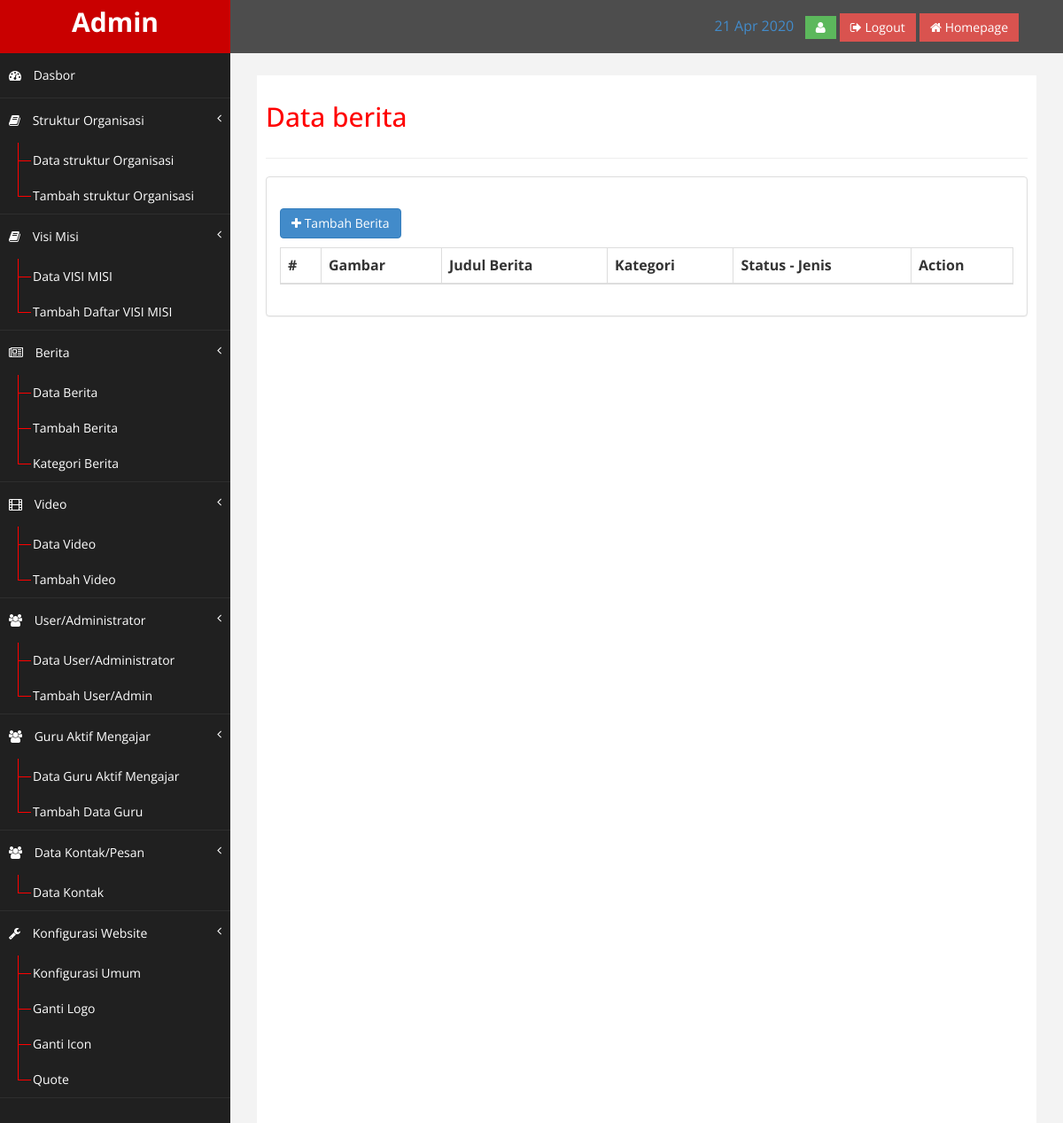
The page /index.php/admin/berita on the database as committed earlier.
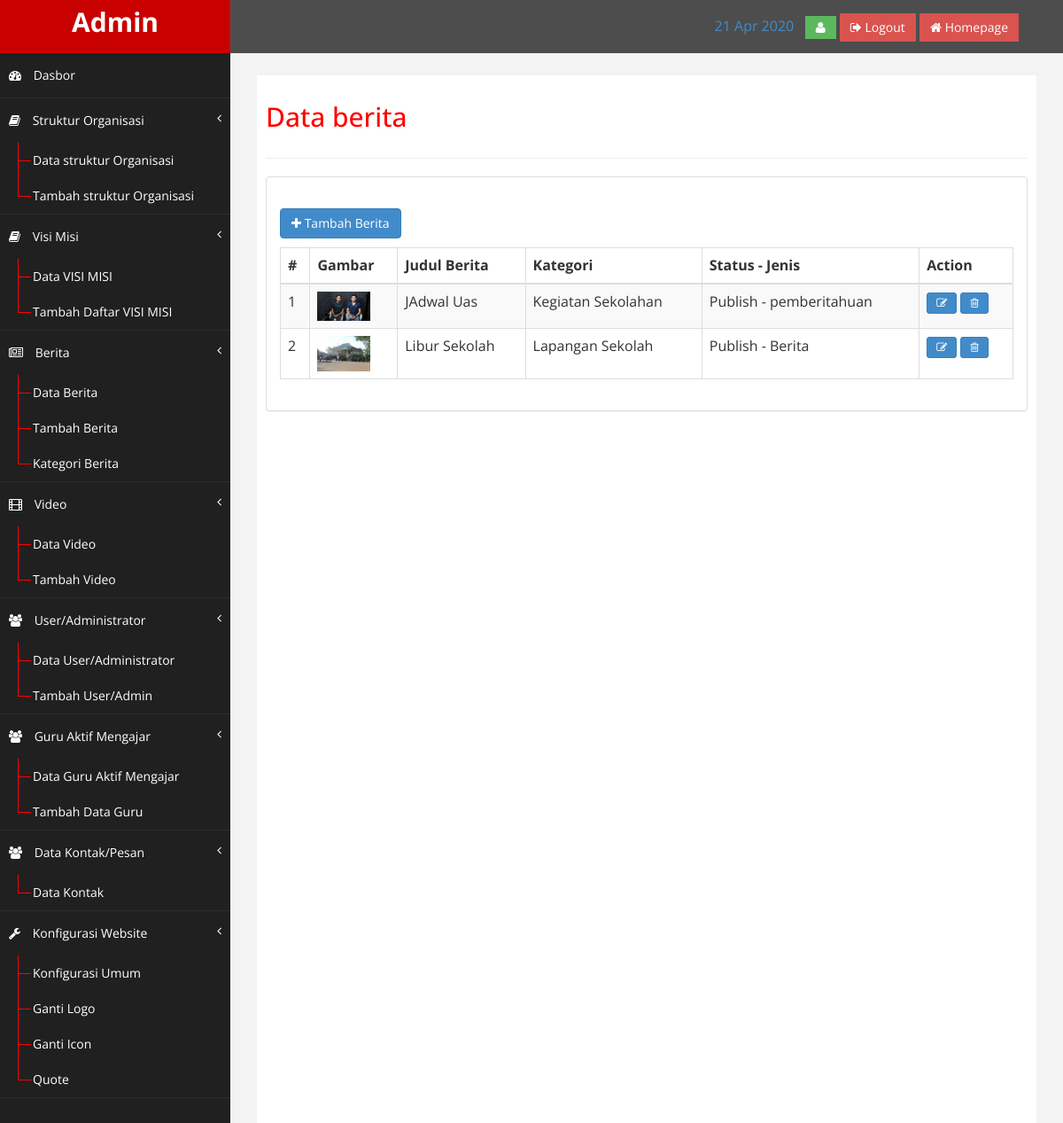
The same page on the database as committed later.
### tables this page shows
CREATE TABLE `berita` (
  `id_berita` int(11) NOT NULL,
  `id_user` int(11) NOT NULL,
  `id_kategori_berita` int(11) NOT NULL,
  `slug_berita` varchar(255) NOT NULL,
  `nama_berita` varchar(255) NOT NULL,
  `keterangan` text NOT NULL,
  `jenis_berita` varchar(20) NOT NULL,
  `status_berita` varchar(20) NOT NULL,
  `gambar` varchar(255) NOT NULL,
  `tanggal_post` datetime NOT NULL,
  `tanggal` timestamp NOT NULL DEFAULT CURRENT_TIMESTAMP ON UPDATE CURRENT_TIMESTAMP
);

CREATE TABLE `kategori_berita` (
  `id_kategori_berita` int(11) NOT NULL,
  `slug_kategori_berita` varchar(255) NOT NULL,
  `nama_kategori_berita` varchar(255) NOT NULL,
  `keterangan` text,
  `urutan` int(11) DEFAULT NULL
);

### application/views/admin/layout/wrapper.php (called while the page is built)
<?php
require_once('head.php');
require_once('header.php');
require_once('nav.php');
require_once('content.php');
require_once('footer.php');

### application/controllers/admin/Berita.php (called while the page is built, shortened)
<?php
class Berita extends CI_Controller
{
    public function __construct()
    {
        $this->load->model('berita_model');
        $this->load->model('kategori_berita_model');
    }
    public function index()
    {
        $berita = $this->berita_model->listing();
        $data = array(
            'title'        => 'Data berita',
            'berita'    => $berita,
            'isi'        => 'admin/berita/list'
        );
        $this->load->view('admin/layout/wrapper', $data);
    }
}

### index.php (called while the page is built, shortened)
<?php
require_once BASEPATH.'core/CodeIgniter.php';

### application/views/admin/layout/content.php (called while the page is built)
<?php
if ($isi) {
	$this->load->view($isi);
}

### application/models/Berita_model.php (called while the page is built, shortened)
<?php
class Berita_model extends CI_Model
{
	public function listing()
	{
		$this->db->select('berita.*, kategori_berita.nama_kategori_berita, users.nama');
		$this->db->from('berita');
		$this->db->join('kategori_berita', 'kategori_berita.id_kategori_berita = berita.id_kategori_berita', 'LEFT');
		$this->db->join('users', 'users.id_user = berita.id_user', 'LEFT');
		$this->db->order_by('id_berita', 'DESC');
		$query = $this->db->get();
		return $query->result();
	}
}

### application/views/admin/berita/list.php (the view, shortened to what this page needs)
<p>
	<a href="<?php echo base_url('admin/berita/tambah') ?>" class="btn btn-primary">
		<i class="fa fa-plus"></i> Tambah Berita</a>
</p>
<table class="table table-striped table-bordered table-hover" id="dataTables-example">
	<thead>
		<tr>
			<th>#</th>
			<th>Gambar</th>
			<th>Judul Berita</th>
			<th>Kategori</th>
			<th>Status - Jenis</th>
			<th>Action</th>
		</tr>
	</thead>
	<tbody>
		<?php $i = 1;
		foreach ($berita as $berita) { ?>
			<tr class="odd gradeX">
				<td><?php echo $i ?></td>
				<td>
					<img src="<?php echo base_url('assets/upload/image/thumbs/' . $berita->gambar) ?>" class="img img-responsive" width="60">
				</td>
				<td><?php echo $berita->nama_berita ?></td>
				<td><?php echo $berita->nama_kategori_berita ?></td>
				<td><?php echo $berita->status_berita ?> - <?php echo $berita->jenis_berita ?></td>
				<td>
					<a href="<?php echo base_url('admin/berita/edit/' . $berita->id_berita) ?>" class="btn btn-primary btn-sm"><i class="fa fa-edit"></i></a>
					<?php include('delete.php') ?>
				</td>
			</tr>
		<?php $i++;
		} ?>
	</tbody>
</table>

### application/views/admin/layout/head.php (shortened to what this page needs)
<hDOCTYPE html>
<html xmlns="http://www.w3.org/1999/xhtml">
<head>
	<link href="<?php echo base_url() ?>assets/admin/assets/css/bootstrap.css" rel="stylesheet" />
	<link href="<?php echo base_url() ?>assets/admin/assets/css/font-awesome.css" rel="stylesheet" />
	<link href="<?php echo base_url() ?>assets/admin/assets/css/custom.css" rel="stylesheet" />
	<link href="<?php echo base_url() ?>assets/admin/assets/js/dataTables/dataTables.bootstrap.css" rel="stylesheet" />
</head>
<body>
	<div id="wrapper">

### application/views/admin/layout/header.php (shortened to what this page needs)
<nav class="navbar navbar-default navbar-cls-top " role="navigation" style="margin-bottom: 0">
	<div class="navbar-header">
		 <a class="navbar-brand" href="">Admin<a>
	</div>
	<div style="color: white;
	padding: 15px 50px 5px 50px;
	float: right;
	font-size: 16px;"> <?php echo date('d M Y') ?> &nbsp;
		<a href="<?php echo base_url('admin/dasbor/profil') ?>" class="btn btn-success square-btn-adjust"><i class="fa fa-user"></i></a>
		<a href="<?php echo base_url('login/logout') ?>" class="btn btn-danger square-btn-adjust"><i class="fa fa-sign-out"></i> Logout</a>
		<a href="<?php echo base_url() ?>" class="btn btn-danger square-btn-adjust" target="_blank"><i class="fa fa-home"></i> Homepage</a>
	</div>
</nav>

### application/views/admin/layout/nav.php
<nav class="navbar-default navbar-side" role="navigation">
	<div class="sidebar-collapse">
		<ul class="nav" id="main-menu">
			<li><a href="<?php echo base_url('admin/dasbor') ?>"><i class="fa fa-dashboard"></i> Dasbor</a></li>
			<li><a href="#"><i class="fa fa-book"></i> Struktur Organisasi<span class="fa arrow"></span></a>
				<ul class="nav nav-second-level">
					<li><a href="<?php echo base_url('admin/struktur') ?>">Data struktur Organisasi</a></li>
					<li><a href="<?php echo base_url('admin/struktur/tambah') ?>">Tambah struktur Organisasi</a></li>
				</ul>
			</li>
			<li><a href=""><i class="fa fa-book"></i> Visi Misi <span class="fa arrow"></span></a>
				<ul class="nav nav-second-level">
					<li><a href="<?= base_url('admin/visi_misi') ?>">Data VISI MISI</a></li>
					<li><a href="<?= base_url('admin/visi_misi/tambah') ?>">Tambah Daftar VISI MISI</a></li>
				</ul>
			</li>
			<li><a href="#"><i class="fa fa-newspaper-o"></i> Berita<span class="fa arrow"></span></a>
				<ul class="nav nav-second-level">
					<li><a href="<?php echo base_url('admin/berita') ?>">Data Berita</a></li>
					<li><a href="<?php echo base_url('admin/berita/tambah') ?>">Tambah Berita</a></li>
					<li><a href="<?php echo base_url('admin/kategori_berita') ?>">Kategori Berita</a></li>
				</ul>
			</li>
			<li><a href="#"><i class="fa fa-film"></i> Video<span class="fa arrow"></span></a>
				<ul class="nav nav-second-level">
					<li><a href="<?php echo base_url('admin/video') ?>">Data Video</a></li>
					<li><a href="<?php echo base_url('admin/video/tambah') ?>">Tambah Video</a></li>
				</ul>
			</li>
			<li><a href="#"><i class="fa fa-users"></i> User/Administrator<span class="fa arrow"></span></a>
				<ul class="nav nav-second-level">
					<li><a href="<?php echo base_url('admin/user') ?>">Data User/Administrator</a></li>
					<li><a href="<?php echo base_url('admin/user/tambah') ?>">Tambah User/Admin</a></li>
				</ul>
			</li>
			<li><a href="#"><i class="fa fa-users"></i> Guru Aktif Mengajar<span class="fa arrow"></span></a>
				<ul class="nav nav-second-level">
					<li><a href="<?php echo base_url('admin/guru') ?>">Data Guru Aktif Mengajar</a></li>
					<li><a href="<?php echo base_url('admin/guru/tambah') ?>">Tambah Data Guru</a></li>
				</ul>
			</li>
			<li><a href="#"><i class="fa fa-users"></i> Data Kontak/Pesan<span class="fa arrow"></span></a>
				<ul class="nav nav-second-level">
					<li><a href="<?php echo base_url('admin/kontak') ?>">Data Kontak</a></li>
				</ul>
			</li>
			<li><a href="#"><i class="fa fa-wrench"></i> Konfigurasi Website<span class="fa arrow"></span></a>
				<ul class="nav nav-second-level">
					<li><a href="<?php echo base_url('admin/dasbor/konfigurasi') ?>">Konfigurasi Umum</a></li>
					<li><a href="<?php echo base_url('admin/dasbor/logo') ?>">Ganti Logo</a></li>
					<li><a href="<?php echo base_url('admin/dasbor/icon') ?>">Ganti Icon</a></li>
					<li><a href="<?php echo base_url('admin/dasbor/quote') ?>">Quote</a></li>
				</ul>
			</li>
		</ul>
	</div>
</nav>
<div id="page-wrapper">
	<div id="page-inner">
		<div class="row">
			<div class="col-md-12">
				<h2><?php echo $title ?></h2>
			</div>
		</div>
		<hr />
		<div class="row">
			<div class="col-md-12">
				<div class="panel panel-default">
					<div class="panel-body">
						<div class="table-responsive">

### application/views/admin/layout/footer.php (shortened to what this page needs)
</div>
	</div>
		</div>
			</div>
				</div>
					</div>
						</div>
							</div>
</body>
</html>

### application/views/admin/berita/delete.php (shortened to what this page needs)
<button class="btn btn-primary btn-sm" data-toggle="modal" data-target="#Delete<?php echo $berita->id_berita ?>">
	<i class="fa fa-trash-o"></i>
</button>

### assets/admin/assets/css/custom.css (style rules this page uses)
body { font-family: 'Open Sans', sans-serif; }
#wrapper { width: 100%; background:#202020; }
#page-wrapper { padding: 15px 15px; min-height: 600px; background:#F3F3F3; }
#page-inner { width:100%; margin:10px 20px 10px 0px; background-color:#fff!important; padding:10px; min-height:1200px; }
h2 { color: #f00; }
.square-btn-adjust { border: 0px solid transparent; -webkit-border-radius: 0px; -moz-border-radius: 0px; border-radius: 0px; }
p { font-size:16px; line-height:25px; padding-top:20px; }
.navbar-cls-top .navbar-brand { color: #fff; background: #C90000; width: 260px; text-align: center; height: 60px; font-size: 30px; font-weight: 700; }
.arrow { float: right; }
.fa.arrow:before { content: "\f104"; }
.nav-second-level li, .nav-third-level li { border-bottom: none !important; }
.nav-second-level li a { padding-left: 37px; }
.sidebar-collapse , .sidebar-collapse .nav { background:none; }
.sidebar-collapse .nav { padding:0; }
.sidebar-collapse .nav > li > a { color:#fff; background:#202020; text-shadow:none; }
.sidebar-collapse > .nav > li > a { padding:15px 10px; }
.sidebar-collapse > .nav > li { border-bottom: 1px solid rgba(107, 108, 109, 0.19); }
.nav-second-level > li > a:before , .nav-third-level > li > a:before { content:""; display:block; position:absolute; left:20px; width:15px; height:1px; background:#ff0000; top:20px; }
.nav-second-level > li > a:after, .nav-third-level > li > a:after { content:""; display:block; position:absolute; left:20px; width:1px; height:100%; background:#ff0000; top:0px; z-index:10; }
.nav-second-level > li:last-child > a:after, .nav-third-level > li:last-child > a:after { height:50%; }
.navbar-side { border:none; background-color: #202020; }
.navbar-cls-top { background:#4D4D4D; border-bottom:none; }
.navbar-default { border:0px solid black; }
.navbar-header { background: #A70303; }
.nav > li > a > i { margin-right:10px; }
@media (min-width:768px) { #page-wrapper { margin: 0 0 0 260px; padding: 15px 30px; min-height: 1200px; } }
@media (min-width:768px) { .navbar-side { z-index: 1; position: absolute; width: 260px; } }
@media (min-width:768px) { .navbar { border-radius: 0px; } }

Rows that differ between the two databases and show on the page:
added berita: gambar (picture), nama_berita "JAdwal Uas", id_kategori_berita.nama_kategori_berita "Kegiatan Sekolahan", status_berita "Publish", jenis_berita "pemberitahuan"
added berita: gambar (picture), nama_berita "Libur Sekolah", id_kategori_berita.nama_kategori_berita "Lapangan Sekolah", status_berita "Publish", jenis_berita "Berita"
